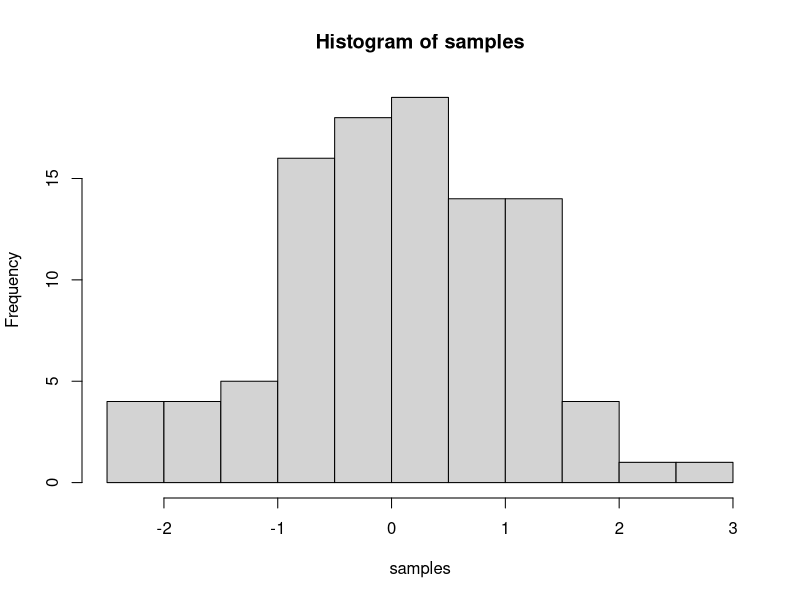

R code for this plot:
## ---- chunk 1
knitr::opts_chunk$set(message=FALSE,warning=FALSE, cache=TRUE)
## ---- chunk 2
samples <- rnorm(100, mean=0, sd=1)
hist(samples)
## ---- chunk 3
1+2
2*5
5/3
(1+6+4)/5

## ---- chunk 4
a<-1
b<-2
a+b

d<-c(1,2,3)
e<-c(5,6,7)
d+e
d*e
d/e

## ---- chunk 5
# for loop solution
# i becomes the number 1 to 100 at each step of the loop


a <- length(100) # make empty variable, set length to 100
for (i in 1:100){
  a[i] <-i #assigns the number in i, to the ith index of a
}

print(a)

# for loop solution #2

a<-c() #create empty variable using combine command
for (i in 1:100){
  a<-c(a,i) # keeps combining a with itself and the new number in i
}
print(a)

# seq solution
a <- seq(1,100,1) # look up help for seq using ?seq() in console
print(a)

## ---- chunk 6
sum(1:100)


sum=0
for (i in 1:100){
  final.sum<-sum+i
}
